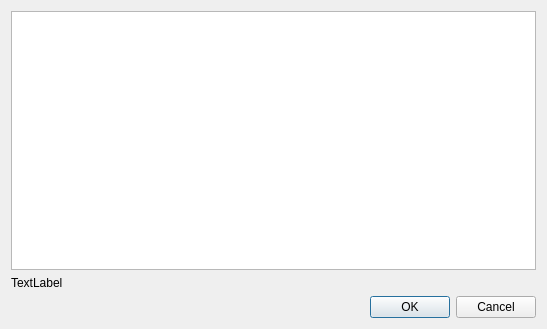
<?xml version="1.0" encoding="UTF-8"?>
<ui version="4.0">
 <class>ImportTextDialog</class>
 <widget class="QDialog" name="ImportTextDialog">
  <property name="windowModality">
   <enum>Qt::WindowModal</enum>
  </property>
  <property name="geometry">
   <rect>
    <x>0</x>
    <y>0</y>
    <width>547</width>
    <height>329</height>
   </rect>
  </property>
  <property name="windowTitle">
   <string>Dialog</string>
  </property>
  <property name="modal">
   <bool>true</bool>
  </property>
  <layout class="QVBoxLayout" name="verticalLayout">
   <item>
    <widget class="QPlainTextEdit" name="txt_import"/>
   </item>
   <item>
    <widget class="QLabel" name="lbl_error_message">
     <property name="text">
      <string>TextLabel</string>
     </property>
    </widget>
   </item>
   <item>
    <widget class="QDialogButtonBox" name="btn_dialog_buttons">
     <property name="orientation">
      <enum>Qt::Horizontal</enum>
     </property>
     <property name="standardButtons">
      <set>QDialogButtonBox::Cancel|QDialogButtonBox::Ok</set>
     </property>
    </widget>
   </item>
  </layout>
 </widget>
 <resources/>
 <connections>
  <connection>
   <sender>btn_dialog_buttons</sender>
   <signal>accepted()</signal>
   <receiver>ImportTextDialog</receiver>
   <slot>accept()</slot>
   <hints>
    <hint type="sourcelabel">
     <x>248</x>
     <y>254</y>
    </hint>
    <hint type="destinationlabel">
     <x>157</x>
     <y>274</y>
    </hint>
   </hints>
  </connection>
  <connection>
   <sender>btn_dialog_buttons</sender>
   <signal>rejected()</signal>
   <receiver>ImportTextDialog</receiver>
   <slot>reject()</slot>
   <hints>
    <hint type="sourcelabel">
     <x>316</x>
     <y>260</y>
    </hint>
    <hint type="destinationlabel">
     <x>286</x>
     <y>274</y>
    </hint>
   </hints>
  </connection>
 </connections>
</ui>
